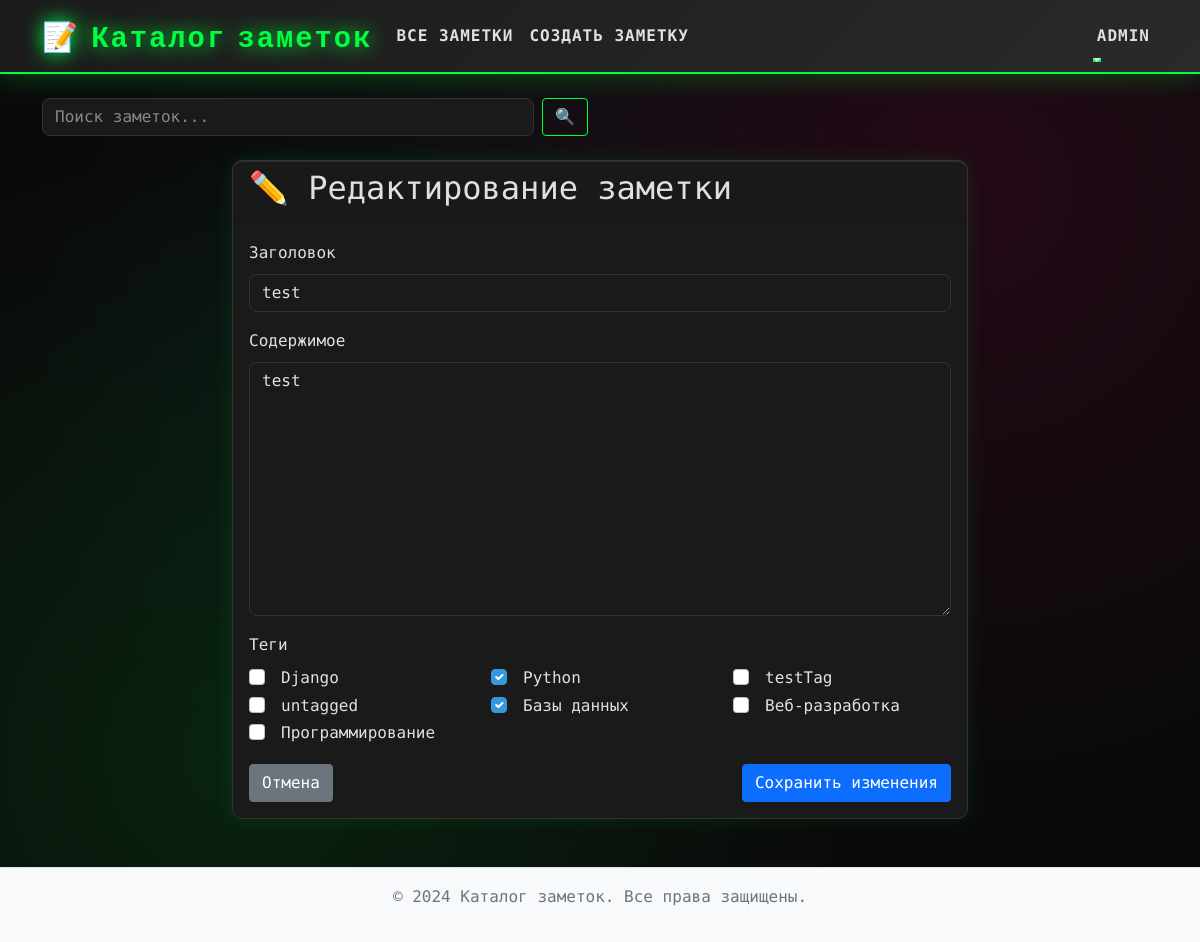
Screenshot of /notes/12/edit/ (signed in) with the database file from the repository.
### NoteCatalog/models.py (models this page shows, shortened)
class Note(models.Model):
    title = models.CharField(max_length=200)
    body = models.TextField()
    created_at = models.DateTimeField(auto_now_add=True)
    updated_at = models.DateTimeField(auto_now=True)
    tags = models.ManyToManyField('Tag', related_name='notes', blank=True)
    class Meta:
        ordering = ['-created_at']

class Tag(models.Model):
    name = models.CharField(max_length=50)
    slug = models.SlugField(max_length=50, unique=True)
    class Meta:
        ordering = ['name']
    def __str__(self):
        return self.name

### NoteCatalog/views.py (the view, shortened to what this page needs)
# urls.py: path("notes/<int:pk>/edit/", views.NoteUpdateView.as_view(), name="note_update"),
class NoteUpdateView(LoginRequiredMixin, UpdateView):
    model = Note
    form_class = NoteForm
    template_name = 'notes/note_form.html'

### NoteCatalog/forms.py (shortened to what this page needs)
class NoteForm(forms.ModelForm):
    class Meta:
        model = Note
        fields = ['title', 'body', 'tags']
        widgets = {
            'title': forms.TextInput(attrs={
                'class': 'form-control',
                'placeholder': 'Введите заголовок заметки'
            }),
            'body': forms.Textarea(attrs={
                'class': 'form-control',
                'rows': 10,
                'placeholder': 'Введите содержимое заметки'
            }),
            'tags': forms.CheckboxSelectMultiple(attrs={
                'class': 'form-check-input'
            })
        }
    def __init__(self, *args, **kwargs):
        super().__init__(*args, **kwargs)
        self.fields['tags'].queryset = Tag.objects.all()
        self.fields['tags'].required = False

### NoteCatalog/templates/notes/note_form.html (shortened to what this page needs)
{% extends 'base.html' %}
{% block content %}
<div class="row justify-content-center">
    <div class="col-md-8">
        <div class="card">
            <div class="card-header">
                <h2>
                    {% if object %}
                        ✏️ Редактирование заметки
                    {% else %}
                        ➕ Создание новой заметки
                    {% endif %}
                </h2>
            </div>
            <div class="card-body">
                <form method="post">
                    <div class="mb-3">
                        <label for="{{ form.title.id_for_label }}" class="form-label">Заголовок</label>
                        {{ form.title }}
                    </div>
                    <div class="mb-3">
                        <label for="{{ form.body.id_for_label }}" class="form-label">Содержимое</label>
                        {{ form.body }}
                    </div>
                    <div class="mb-3">
                        <label class="form-label">Теги</label>
                        <div class="row">
                            {% for checkbox in form.tags %}
                                <div class="col-md-4">
                                    <div class="form-check">
                                        {{ checkbox.tag }}
                                        <label class="form-check-label" for="{{ checkbox.id_for_label }}">
                                            {{ checkbox.choice_label }}
                                        </label>
                                    </div>
                                </div>
                            {% endfor %}
                        </div>
                    </div>
                    <div class="d-flex justify-content-between">
                        <a href="{% url 'note_list' %}" class="btn btn-secondary">Отмена</a>
                        <button type="submit" class="btn btn-primary">
                            {% if object %}
                                Сохранить изменения
                            {% else %}
                                Создать заметку
                            {% endif %}
                        </button>
                    </div>
                </form>
            </div>
        </div>
    </div>
</div>
{% endblock %}

### NoteCatalog/templates/base.html (shortened to what this page needs)
<!DOCTYPE html>
<html lang="ru">
<head>
    {% load static %}
    <link href="https://cdn.jsdelivr.net/npm/bootstrap@5.1.3/dist/css/bootstrap.min.css" rel="stylesheet">
    <link rel="stylesheet" href="{% static 'css/style.css' %}">
</head>
<body>
    <nav class="navbar navbar-expand-lg navbar-dark bg-primary">
        <div class="container">
            <a class="navbar-brand" href="{% url 'note_list' %}">📝 Каталог заметок</a>
            <div class="collapse navbar-collapse" id="navbarNav">
                <ul class="navbar-nav me-auto">
                    <li class="nav-item">
                        <a class="nav-link" href="{% url 'note_list' %}">Все заметки</a>
                    </li>
                    {% if user.is_authenticated %}
                    <li class="nav-item">
                        <a class="nav-link" href="{% url 'note_create' %}">Создать заметку</a>
                    </li>
                    {% endif %}
                </ul>
                <ul class="navbar-nav">
                    {% if user.is_authenticated %}
                    <li class="nav-item dropdown">
                        <a class="nav-link dropdown-toggle" href="#" id="navbarDropdown" role="button" data-bs-toggle="dropdown">
                            {{ user.username }}
                        </a>
                    </li>
                    {% else %}
                    <li class="nav-item">
                        <a class="nav-link" href="{% url 'admin:login' %}">Войти</a>
                    </li>
                    {% endif %}
                </ul>
            </div>
        </div>
    </nav>
    <div class="container mt-4">
        <div class="row mb-4">
            <div class="col-md-6">
                <form method="get" action="{% url 'note_search' %}" class="d-flex">
                    <input class="form-control me-2" type="search" name="q" placeholder="Поиск заметок..."
                           value="{{ search_query|default:'' }}">
                    <button class="btn btn-outline-primary" type="submit">🔍</button>
                </form>
            </div>
        </div>
        {% block content %}
        {% endblock %}
    </div>
    <footer class="bg-light text-center text-muted py-3 mt-5">
        <div class="container">
            <p>&copy; 2024 Каталог заметок. Все права защищены.</p>
        </div>
    </footer>
</body>
</html>

### NoteCatalog/static/css/style.css (style rules this page uses)
:root { --cyber-primary: #00ff41; --cyber-secondary: #ff0080; --cyber-accent: #00d4ff; --cyber-bg: #0a0a0a; --cyber-bg-secondary: #1a1a1a; --cyber-text: #e0e0e0; --cyber-text-dim: #888; --cyber-border: #333; --cyber-glow: 0 0 20px; }
body { font-family: 'Share Tech Mono', monospace; line-height: 1.6; color: var(--cyber-text); background: var(--cyber-bg); background-image: radial-gradient(circle at 20% 80%, rgba(0, 255, 65, 0.1) 0%, transparent 50%), radial-gradient(circle at 80% 20%, rgba(255, 0, 128, 0.1) 0%, transparent 50%), radial-gradient(circle at 40% 40%, rgba(0, 212, 255, 0.05) 0%, transparent 50%); min-height: 100vh; }
.navbar-brand { font-family: 'Orbitron', monospace; font-weight: 900; font-size: 1.8rem; color: var(--cyber-primary) !important; text-shadow: var(--cyber-glow) var(--cyber-primary); letter-spacing: 2px; }
.navbar { background: linear-gradient(135deg, var(--cyber-bg-secondary) 0%, #2a2a2a 100%) !important; border-bottom: 2px solid var(--cyber-primary); box-shadow: 0 0 30px rgba(0, 255, 65, 0.3); }
.navbar-nav .nav-link { color: var(--cyber-text) !important; font-weight: 600; text-transform: uppercase; letter-spacing: 1px; transition: all 0.3s ease; position: relative; }
.navbar-nav .nav-link::after { content: ''; position: absolute; bottom: -5px; left: 0; width: 0; height: 2px; background: var(--cyber-primary); transition: width 0.3s ease; }
.card { background: var(--cyber-bg-secondary); border: 1px solid var(--cyber-border); border-radius: 10px; box-shadow: 0 0 20px rgba(0, 255, 65, 0.1), inset 0 1px 0 rgba(255, 255, 255, 0.1); transition: all 0.3s ease; position: relative; overflow: hidden; }
.card::before { content: ''; position: absolute; top: 0; left: -100%; width: 100%; height: 100%; background: linear-gradient(90deg, transparent, rgba(0, 255, 65, 0.1), transparent); transition: left 0.5s ease; }
.btn-outline-primary { color: var(--cyber-primary); border-color: var(--cyber-primary); background: transparent; }
.form-control { background: var(--cyber-bg-secondary); border: 1px solid var(--cyber-border); color: var(--cyber-text); border-radius: 8px; transition: all 0.3s ease; }
.form-control::placeholder { color: var(--cyber-text-dim); }
.card { animation: fadeIn 0.5s ease-out; }
.form-check-input:checked { background-color: #3498db; border-color: #3498db; }
.form-check-label { margin-left: 0.5rem; cursor: pointer; }
footer { margin-top: auto; border-top: 1px solid #dee2e6; }
.text-muted { color: #6c757d !important; }
.navbar-nav .nav-link { transition: color 0.2s ease; }

### rows the page displays
Note: title "test", body "test"
Tag: choice_label "Django"
Tag: choice_label "Python"
Tag: choice_label "testTag"
Tag: choice_label "untagged"
Tag: choice_label "Базы данных"
Tag: choice_label "Веб-разработка"
Tag: choice_label "Программирование"

### other values shown
{{ user.username }} "ADMIN"
